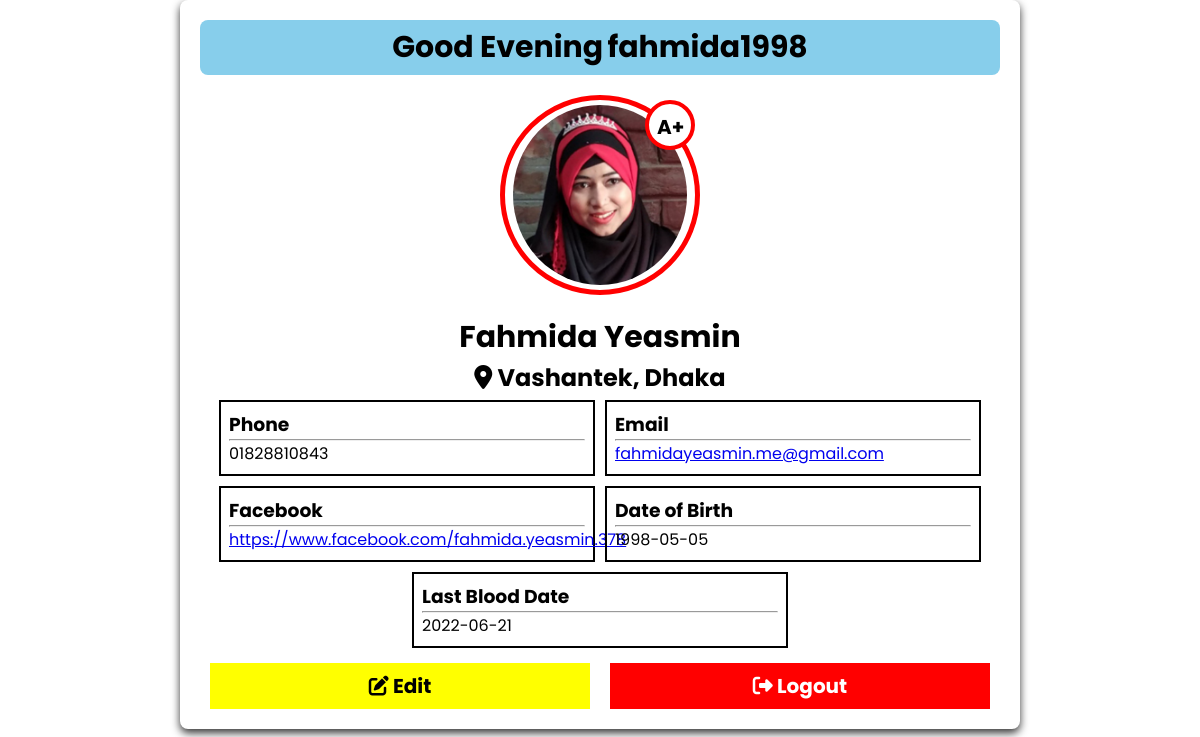
The page /profile.php (signed in) on the database its author committed.
### tables this page shows
CREATE TABLE `donors` (
  `id` int(11) NOT NULL,
  `f_name` varchar(255) NOT NULL,
  `l_name` varchar(255) NOT NULL,
  `u_name` varchar(255) NOT NULL,
  `dob` date NOT NULL,
  `location` varchar(255) NOT NULL,
  `donate_date` date NOT NULL,
  `blood` varchar(5) NOT NULL,
  `photo` varchar(255) NOT NULL,
  `phone` varchar(11) NOT NULL,
  `fb` varchar(255) NOT NULL,
  `email` varchar(255) NOT NULL,
  `password` varchar(255) NOT NULL,
  `gender` varchar(255) DEFAULT NULL
);

### profile.php (the view, shortened to what this page needs)
<?php
    include './include/configuration.php';
    $user_id = $_SESSION['user_id'];
?>
<?php
    $load_profile = "SELECT * FROM `donors` WHERE id = '$user_id'";
    $run_query = mysqli_query($conn, $load_profile);
    if(mysqli_num_rows($run_query)){
        $row = mysqli_fetch_assoc($run_query);
    }
?>
<!DOCTYPE html>
<html lang="en">
<head>
    <link rel="stylesheet" href="./css/profile.css">
    <link rel="stylesheet" href="https://cdnjs.cloudflare.com/ajax/libs/font-awesome/6.1.1/css/all.min.css"/>
</head>
<body>
    <section id="wrapper">
        <div class="title">
            <h1 id="greetings"></h1> &nbsp;
            <h1> <?php echo $row['u_name']; ?></h1>
        </div>
        <div class="photo">
            <img src="<?php echo './upload_img/'.$row['photo']; ?>" alt="">
            <span class="blood"><?php echo $row['blood'] ?></span>
        </div>
        <div class="name_details">
            <h1><?php echo $row['f_name'] . " " . $row['l_name'] ?></h1>
            <h2><i class="fa-solid fa-location-dot"></i> <?php echo $row['location'] ?></h2>
        </div>
        <div class="others_details">
            <div class="box">
                <h3>Phone</h3>
                <hr>
                <p><?php echo $row['phone'] ?></p>
            </div>
            <div class="box">
                <h3>Email</h3>
                <hr>
                <p><a href="mailto: <?php echo $row['email'] ?>"><?php echo $row['email'] ?></a></p>
            </div>
            <div class="box">
                <h3>Facebook</h3>
                <hr>
                <p><a href="<?php echo $row['fb'] ?>"><?php echo $row['fb'] ?></a></p>
            </div>
            <div class="box">
                <h3>Date of Birth</h3>
                <hr>
                <p><?php echo $row['dob'] ?></p>
            </div>
            <div class="box">
                <h3>Last Blood Date</h3>
                <hr>
                <p><?php echo $row['donate_date'] ?></p>
            </div>
        </div>
        <div class="btns">
            <a class="edit edit-color" href="./update_profile.php"><i class="fa-solid fa-pen-to-square"></i> Edit</a>
            <a class="logout logout-color" href="profile.php?logout=<?php echo $user_id; ?>"><i class="fa-solid fa-right-from-bracket"></i> Logout</a>
        </div>
    </section>
</body>
</html>

### css/profile.css (style rules this page uses)
* { margin: 0; padding: 0; box-sizing: border-box; font-family: 'Poppins', sans-serif; }
body { display: flex; align-items: center; justify-content: center; }
#wrapper { width: 70%; box-shadow: 0 4px 8px rgba(0, 0, 0, 0.8); padding: 20px; border-radius: 8px; }
#wrapper .title { background-color: skyblue; padding: 5px; border-radius: 8px; display: flex; flex-direction: row; align-items: center; justify-content: center; color: black; }
#wrapper .title h1 { font-size: 30px; text-align: center; }
#wrapper .photo { display: flex; align-items: center; justify-content: center; margin: 20px auto; width: 200px; height: 200px; border-radius: 50%; border: 5px solid red; padding: 8px; position: relative; }
#wrapper .photo img { width: 180px; height: 180px; object-fit: cover; border-radius: 50%; transition: 0.5s linear; }
#wrapper .photo .blood { position: absolute; top: 0; right: 0; width: 50px; height: 50px; padding: 8px; font-size: 20px; font-weight: bolder; background-color: white; border-radius: 50%; border: 4px solid red; }
#wrapper .name_details { text-align: center; }
#wrapper .name_details h1 { font-size: 30px; }
#wrapper .others_details { display: flex; flex-wrap: wrap; align-items: center; justify-content: center; }
#wrapper .others_details .box { width: 47%; margin: 5px; border: 2px solid black; padding: 8px; }
#wrapper .btns { display: flex; align-items: center; justify-content: center; margin-top: 10px; }
#wrapper .btns a { width: 50%; text-align: center; font-size: 20px; text-decoration: none; font-weight: bolder; padding: 8px; margin: 0 10px; }
.edit-color { background-color: yellow; color: black; }
.logout-color { background-color: red; color: white; }

### rows shown on the page
donors: u_name "fahmida1998", photo (picture), blood "A+", f_name "Fahmida", l_name "Yeasmin", location "Vashantek, Dhaka", phone "01828810843", email "fahmidayeasmin.me@gmail.com", fb "https://www.facebook.com/fahmida.yeasmin.378", dob "1998-05-05", donate_date "2022-06-21"
